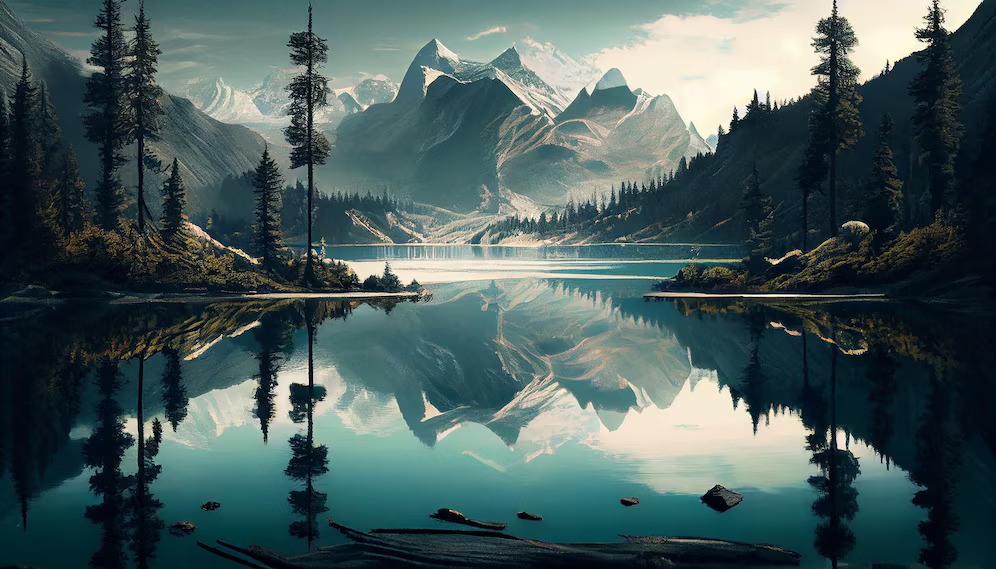
#> input picture common/example.jpg, 996 x 569 px
$ python convert.py
#> lines starting #> are read from the running program, lines starting #| are printed output that depends on the picture; after the words box and inside, x2 and y2 are one past the last pixel; in counts of white or black regions, pixels touching at a corner belong together
### common/utils.py
from functools import wraps
from time import time
import logging
import socket
import os
import logging.config


# [9 lines of commented-out code are left out]

__logger = None


def getLogger():
    global __logger
    if __logger:
        return __logger
    else:
        logging.config.fileConfig(os.path.join(os.path.dirname(__file__), 'logging.ini'), disable_existing_loggers=False)
        __logger = logging.getLogger(__name__)
        return __logger


def timing(f):
    @wraps(f)
    def wrap(*args, **kw):
        ts = time()
        result = f(*args, **kw)
        te = time()
        getLogger().info(f'<{f.__name__}> took: {te-ts:2.4f} sec')
        return result
    return wrap


# [5 lines left out: function get_network_ip, not called in this run]

### common/convert.py
import os.path
import numpy as np
from PIL import Image
import logging.config
import os
from utils import timing

logger = logging.getLogger()


class SliceOptions:
    SLICE_LINES = 'SLICE_LINES'
    SLICE_LINES_OPT = 'SLICE_LINES_OPT'
    SLICE_RECTS = 'SLICE_RECTS'
    SLICE_RECTS_OPT = 'SLICE_RECTS_OPT'
    SLICE_RECTS_OPT_INLINE = 'SLICE_RECTS_OPT_INLINE'


@timing
def read_image(path: str, target_width: int = 800, target_height: int = 600, bit_depth: int = 2,
               to_file: bool = False) -> np.ndarray:
#> called with path = 'example.jpg', target_width = 800, target_height = 600, bit_depth = 1, to_file = False
    if bit_depth not in [1, 2]:
        raise ValueError(f'Bit depth must be 1 or 2 but values is {bit_depth}')
    if not os.path.isfile(path):
        raise ValueError(f'Path does not exist <{path}>')
    with Image.open(path) as img:
        # Calculate aspect ratios
#> img is the input picture: PIL image 996x569 RGB; mean R, G, B 72.2, 92.3, 92.3
        target_aspect = target_width / target_height
        original_aspect = img.width / img.height
#> original_aspect = 1.75

        # Crop the image to match the target aspect ratio
        if original_aspect > target_aspect:  # Wider than target
            new_width = int(target_aspect * img.height)
#> new_width = 758
            left = (img.width - new_width) // 2
#> left = 119
            right = left + new_width
#> right = 877
            img = img.crop((left, 0, right, img.height))
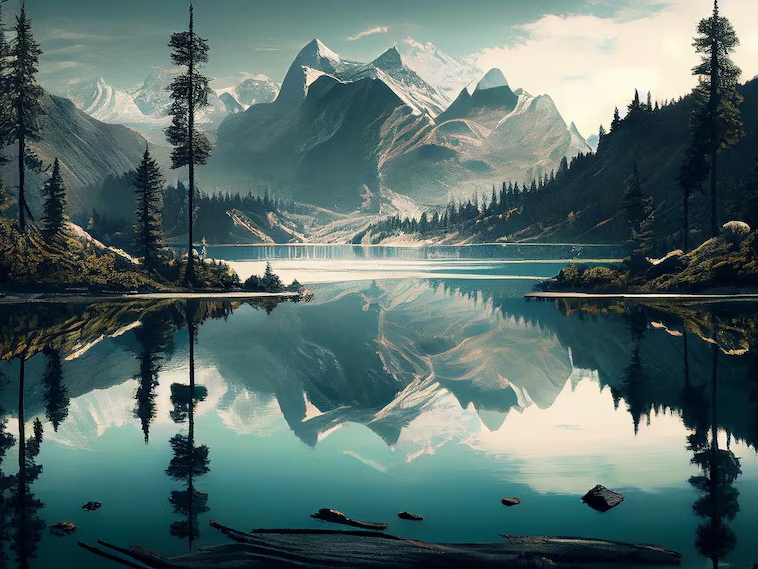
#> img: PIL image 758x569 RGB; mean R, G, B 88.1, 109.8, 107.7
        elif original_aspect < target_aspect:  # Taller than target
            new_height = int(img.width / target_aspect)
            top = (img.height - new_height) // 2
            bottom = top + new_height
            img = img.crop((0, top, img.width, bottom))

        # Use an efficient filter (e.g., Image.Resampling.BOX or HAMMING)
        if not hasattr(Image, 'Resampling'):  # Pillow<9.0
            Image.Resampling = Image
        img = np.array(img.convert('L').resize((target_width, target_height), Image.Resampling.BOX))
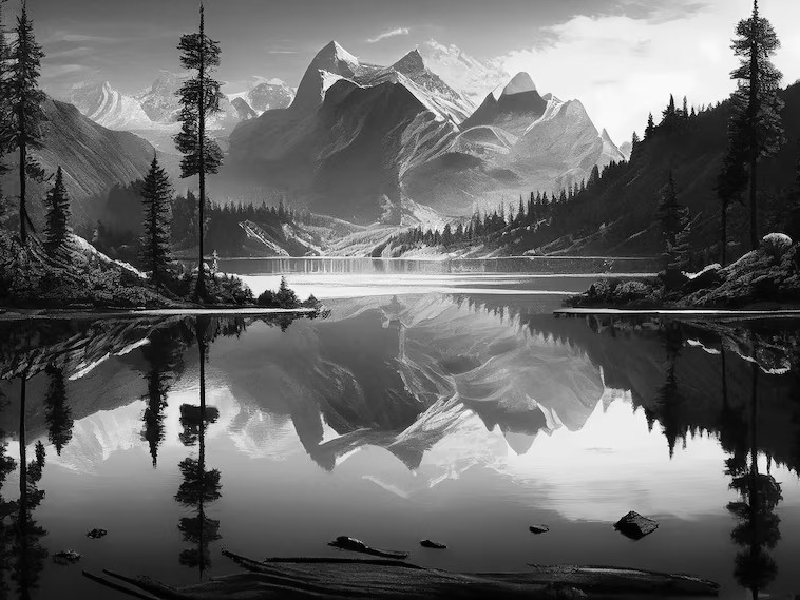
#> img: shape (600, 800); min 0, max 254, mean 103.1

    max_value = 2 ** bit_depth - 1
    img_scaled = (img / 255) * max_value
    img_quantized = np.round(img_scaled).astype(np.uint8)
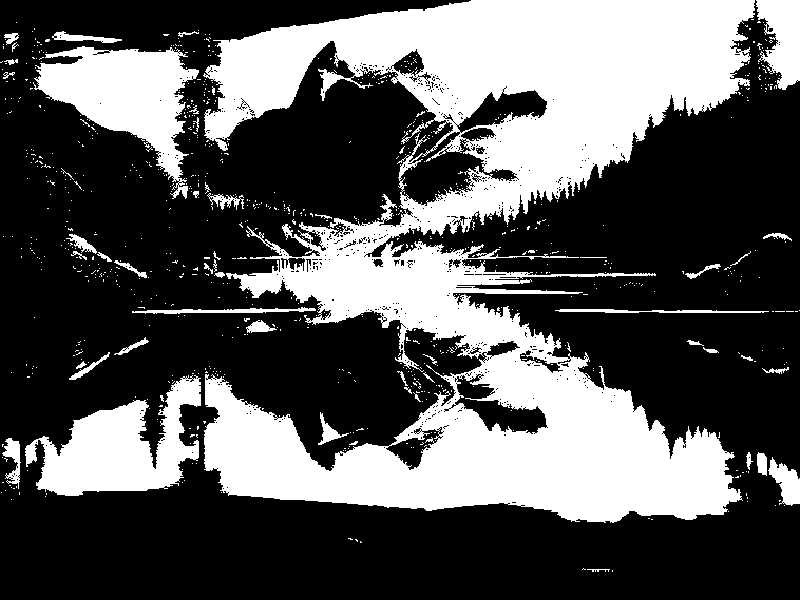
#> img_quantized: shape (600, 800); values 0 (black) and 1 (white), 34.6% white; 837 white regions (787 under 20 px), largest, box (x1, y1, x2, y2) and area: (203, 0, 755, 523) 133472, (33, 46, 199, 199) 11150, (25, 375, 201, 496) 10864
    if to_file:
        img_rescaled = (img_quantized / max_value) * 255  # Scale back to [0, 255]
        Image.fromarray(img_rescaled.astype(np.uint8)).save('grayscale.png')
    return img_quantized


# [161 lines left out: functions get_shapes, _slice_image_to_rect, _slice_image_to_lines, _slice_image_to_lines_opt, _slice_image_to_rect_opt, _slice_image_to_rect_opt_inline, not called in this run]


if __name__ == '__main__':
#> (the run stopped early here; a loop or call above may not have finished)
